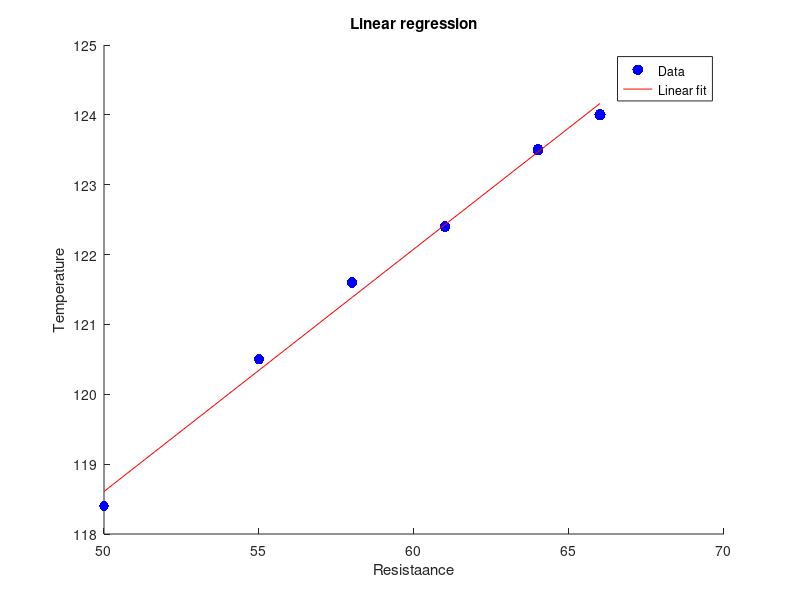

The MATLAB script that drew this image:
clear all;
clc;
T = [ 66 64 61 58 55 50]; % defining the variable arrays
R = [124 123.5 122.4 121.6 120.5 118.4];
coeff = polyfit(T, R,1 ); %to find eqn of line
slope = coeff(1);
intercept = coeff(2);
fprintf("Slope :%.2f\n" , slope); %finding slope
fprintf("Intercept :%.2f\n" , intercept); %finding intercept
scatter(T ,R,T,"b","filled");
hold on;
newR = polyval(coeff,T); %creating new line 
plot(T, newR,'r');
title("Linear regression");
xlabel("Resistaance");
ylabel("Temperature");
legend("Data", "Linear fit");
    